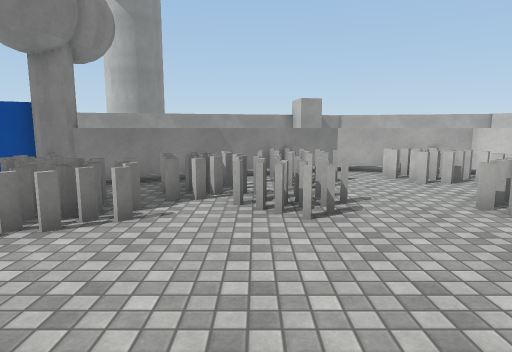
[1] (above)

24 first-person views from a walk through a scene from a Unity 3-D project. The camera is 1.5 m above the floor, tilts 8° down and sees 75° across. The floor is counted in squares, 1 m on a side. Each view is taken from the middle of a square. On the plan, view 1 faces up. The plan holds only what a view shows up to about 15 squares ahead; the rest is blank. The place goes on beyond the plan. Surface patterns are stand-ins for the level's own textures.

[2]
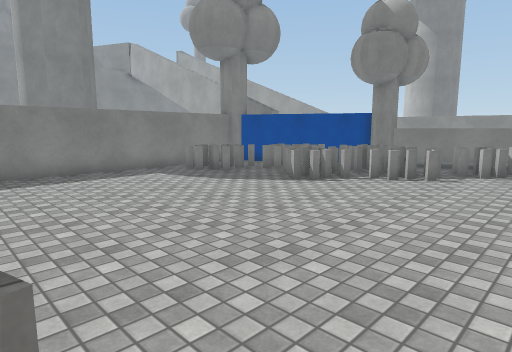

[3]
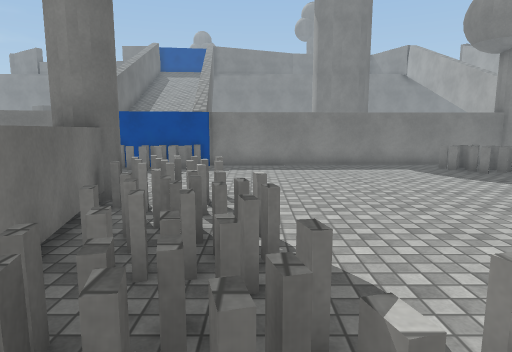

[4]
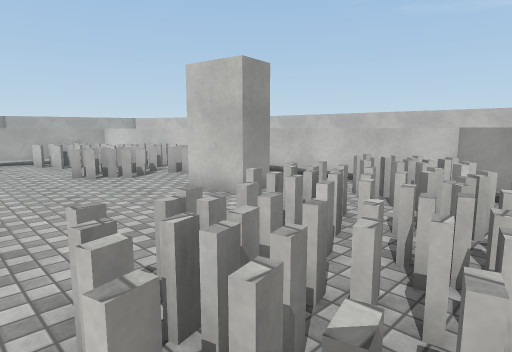

[5]
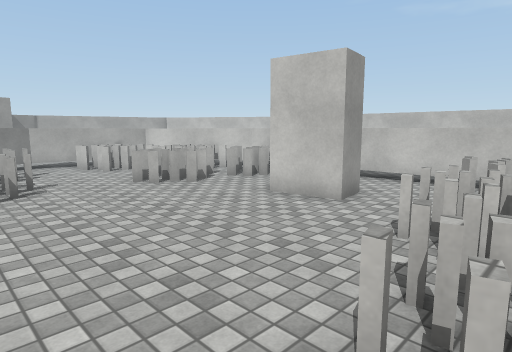

[6]
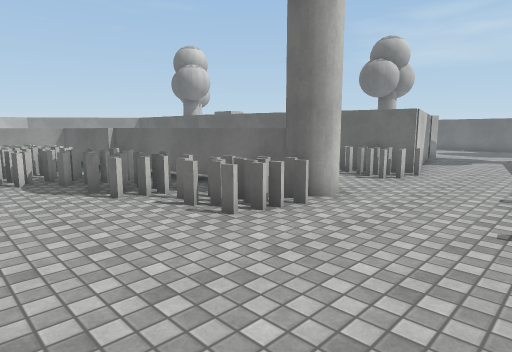

[7]
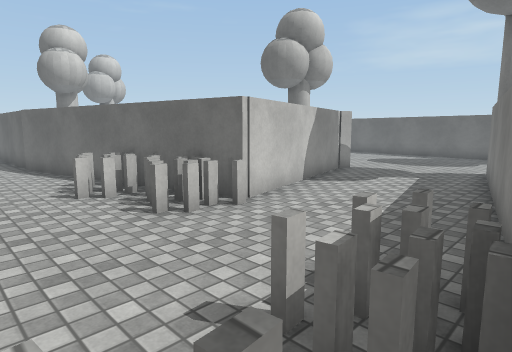

[8]
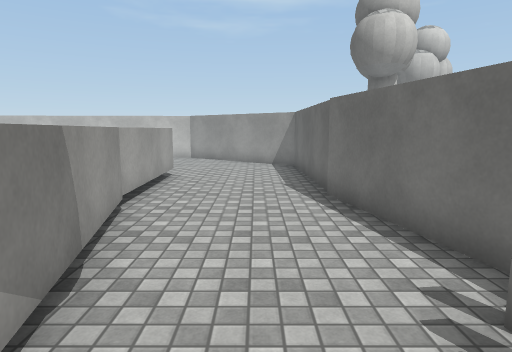

[9]
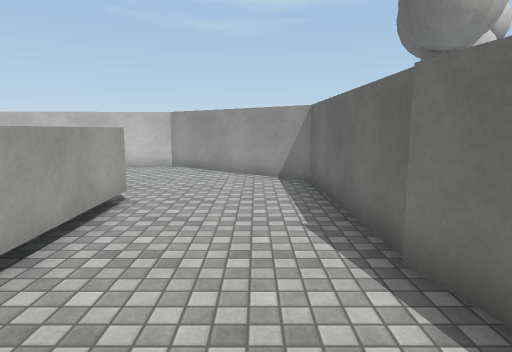

[10]
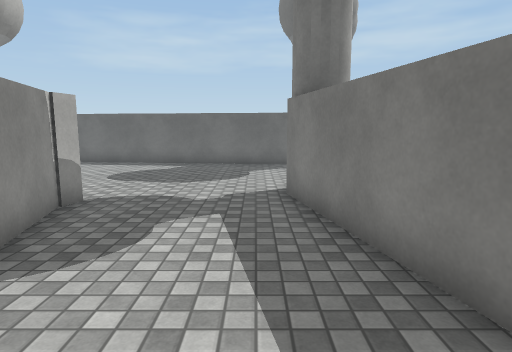

[11]
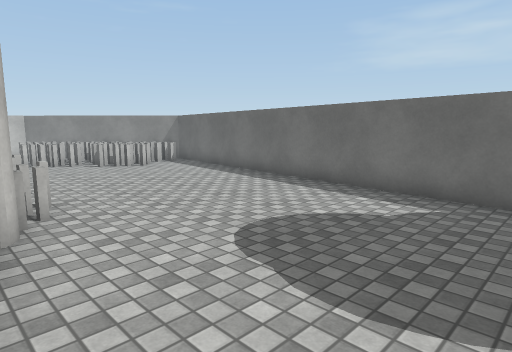

[12]
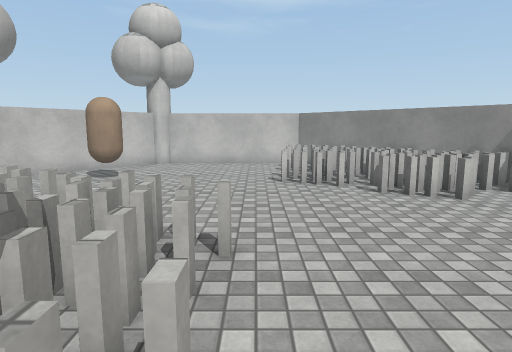

[13]
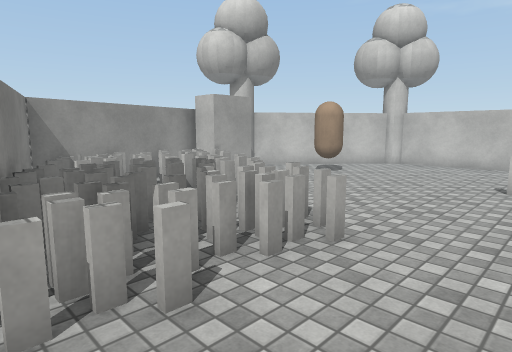

[14]
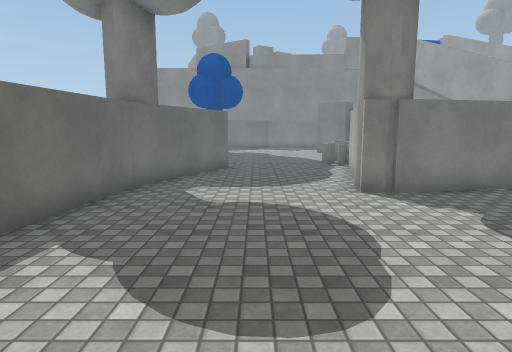

[15]
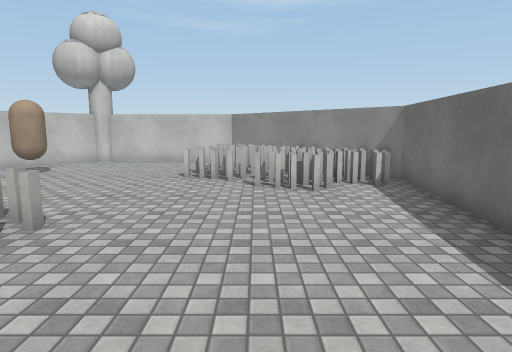

[16]
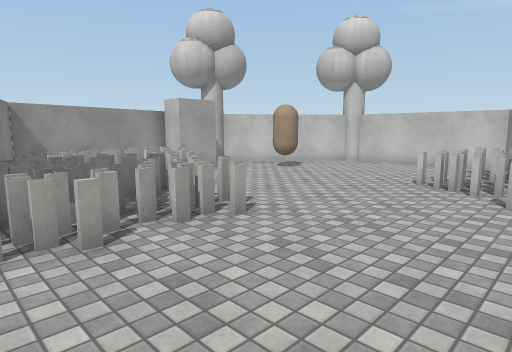

[17]
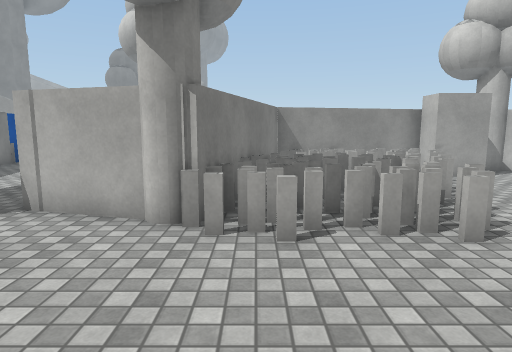

[18]
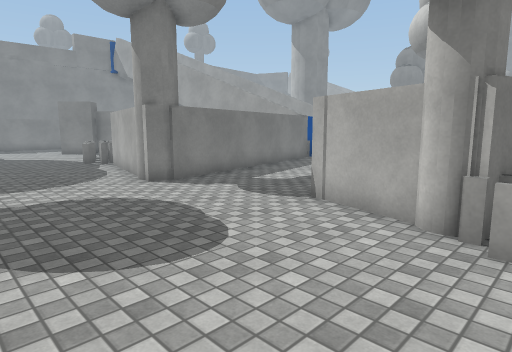

[19]
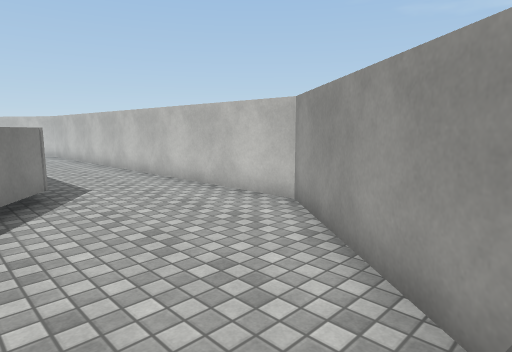

[20]
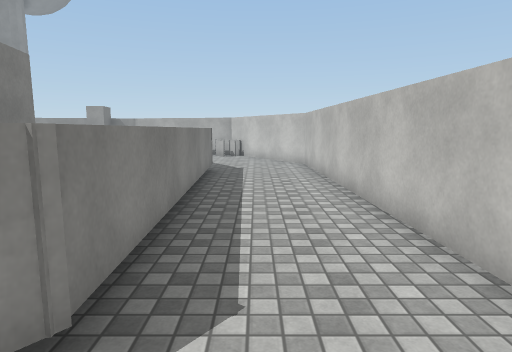

[21]
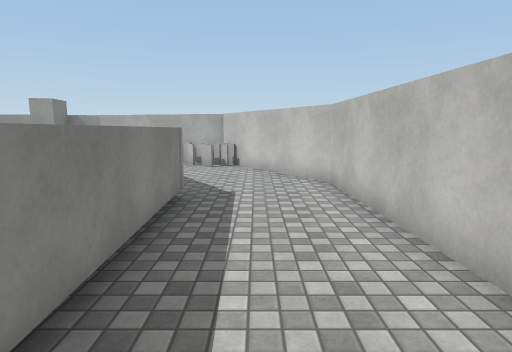

[22]
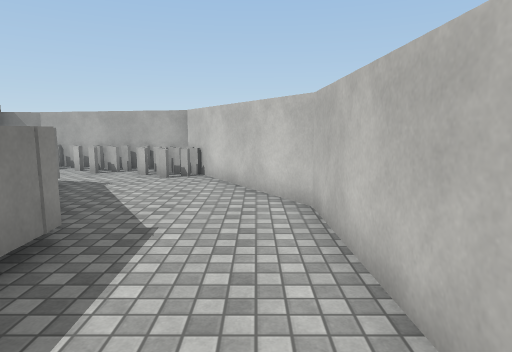

[23]
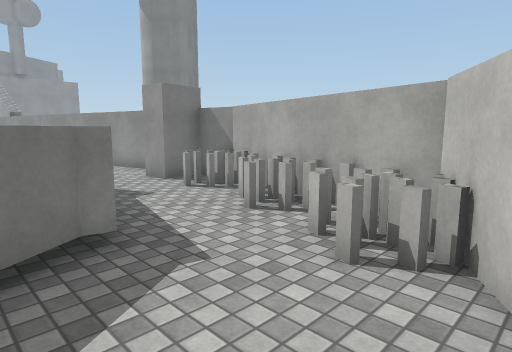

[24]
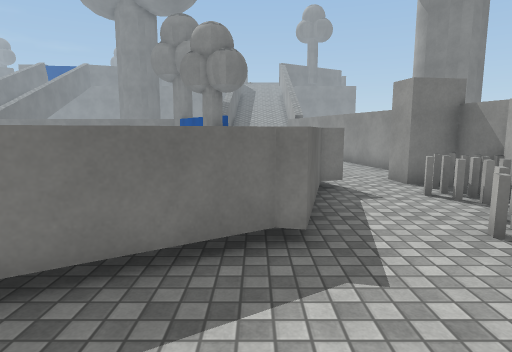

### Floor plan
Points are (right, up) in squares from view 1. A wall is a line through its corners. A room is listed if a view was taken in it or the views show most of it. See-through windows are left out.
Room 1 (views 1, 2, 3, 4, 5, 6, 7, 8, 9, 10, 19, 20, 21, 22, 23, 24)
walls: (7.3, 0.8) (6.2, 0.6) (5.9, 2.6); (7, 2.6) (7.2, 1.2); (2.6, -6.5) (7.1, -6.4) (9.9, -2.8) (9.7, 3); (3, -7.5) (-1.2, -8.5); (8, -7.3) (3.3, -7.4); (9.6, 5.8) (9.6, 6.8) (7, 10.9) (2.9, 11.8) (-4.5, 8.8); (-3.9, -8.2) (2.6, -6.7); (10.4, 7.4) (10.7, -3.1) (9.8, -4.3); (-5.7, 8.8) (-8, 7.5); (4.7, -11.7) (10.7, -11.6) (14.6, -6.6) (14.1, 9.4) (10.4, 15.3) (4, 16.8) (2.7, 16.6) (2.9, 15.2) (2, 15); (3.6, 13.2) (3.9, 12.6) (7.9, 11.6) (7.8, 11.3) (9.3, 8.8); (-11.2, 5.5) (-10.8, -6.9); (-10.6, -6.8) (-10.1, -10.4); (-4.8, -13.8) (4.6, -11.6); (-9.9, -11.9) (-9.8, -12.4); (-9.8, -12.3) (-9.3, -14.7)
ways out: opening at (-7, -15) to room 2; opening at (3, 14)
objects: other object (-10, -8); other object (-9, -11); other object (-9, 3); other object (-6, 8); tree (-5, -9); other object (-5, 4); tree (-5, 9); other object (-4, -13); other object (-4, -7); other object (-3, 6); other object (-2, -12); other object (-1, -6); other object (-1, 8); other object (1, -6); other object (1, 7); other object (1, 10); other object (2, -3); other object (4, -5); other object (4, 16); other object (5, -2); other object (5, 6); other object (5, 10); other object (6, -5); other object (7, 8); other object (7, 15); other object (8, -2); other object (8, 5); other object (10, 14)
Room 2 (views 11, 12, 13, 14, 15, 16, 17, 18)
walls: (-0.8, -21.6) (-3.4, -20.9) (-3.2, -20.3); (-3.1, -20.5) (-4.8, -13.8); (8.4, -16.5) (6.6, -16.5) (6.6, -15.5); (7, -15.1) (1.7, -16.4) (0.4, -20.6); (-9.3, -14.7) (-7.7, -21.7) (-7.9, -22.5) (-13.4, -21.3); (14.5, -18.7) (9.9, -15); (-13, -26.1) (-8.7, -28.2) (9, -30.4) (14.8, -24.9) (14.8, -19.5)
ways out: opening at (-7, -15) to room 1
objects: other object (-15, -21); tree (-9, -22) to (-9, -21); other object (0, -22); tree (0, -21); other object (2, -19); other object (3, -22); other object (3, -17); other object (4, -19); other object (5, -17); other object (8, -27); other object (9, -29); tree (9, -15); other object (10, -25); capsule (10, -19) to (11, -18); other object (11, -27); other object (13, -25); tree (15, -19)

Where each view was taken, in squares from view 1:
view 1: 0 up, 0 right, facing up
view 2: 5 down, 1 right, facing up-left
view 3: 5 down, 3 right, facing left
view 4: 5 down, 1 right, facing up-right
view 5: 3 down, 0 right, facing up-right
view 6: 2 down, 9 left, facing down-right
view 7: 9 down, 10 left, facing down-right
view 8: 10 down, 3 left, facing right
view 9: 10 down, 1 right, facing right
view 10: 14 down, 7 left, facing down
view 11: 21 down, 6 left, facing down-right
view 12: 23 down, 0 right, facing right
view 13: 25 down, 0 right, facing up-right
view 14: 25 down, 0 right, facing left
view 15: 26 down, 1 left, facing right
view 16: 27 down, 0 right, facing up-right
view 17: 27 down, 1 right, facing up
view 18: 27 down, 1 right, facing up-left
view 19: 11 down, 9 right, facing up-right
view 20: 5 down, 12 right, facing up
view 21: 0 up, 12 right, facing up
view 22: 3 up, 13 right, facing up
view 23: 10 up, 12 right, facing up-left
view 24: 11 up, 12 right, facing left
